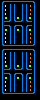

A 2D game scene composited from a Tiled map and its tileset images. What follows is a short description and the map's XML, with every tile layer's data as written:
An orthogonal 10x25 tile map with 4x4 px tiles, 1 tile layer (Capa de Patrones 1).

<map version="1.0" tiledversion="1.0.2" orientation="orthogonal" renderorder="right-down" width="10" height="25" tilewidth="4" tileheight="4" nextobjectid="1">
 <tileset firstgid="1" source="tilesetFactory.tsx" />
 <layer name="Capa de Patrones 1" width="10" height="25">
  <data encoding="csv">
1,6,6,6,6,6,6,6,2,13,
5,15,5,5,13,5,5,16,5,13,
5,15,5,5,13,5,5,16,5,13,
5,15,5,5,13,5,5,16,5,13,
5,3,5,5,3,5,5,3,5,13,
5,6,10,9,6,10,9,6,5,13,
5,6,2,1,6,2,1,6,5,13,
5,3,5,5,3,5,5,3,5,13,
5,15,5,5,13,5,5,16,5,13,
5,15,5,5,13,5,5,16,5,13,
5,15,5,5,13,5,5,16,5,13,
9,6,6,6,6,6,6,6,10,13,
1,6,6,6,6,6,6,6,2,13,
5,15,5,5,13,5,5,16,5,13,
5,15,5,5,13,5,5,16,5,13,
5,15,5,5,13,5,5,16,5,13,
5,3,5,5,3,5,5,3,5,13,
5,6,10,9,6,10,9,6,5,13,
5,6,2,1,6,2,1,6,5,13,
5,3,5,5,3,5,5,3,5,13,
5,15,5,5,13,5,5,16,5,13,
5,15,5,5,13,5,5,16,5,13,
5,15,5,5,13,5,5,16,5,13,
9,6,6,6,6,6,6,6,10,13,
13,13,13,13,13,13,13,13,13,13
</data>
 </layer>
</map>
